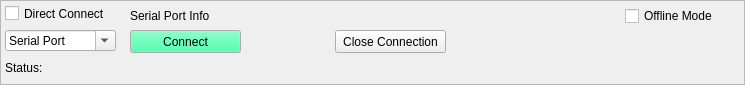
        <widget class="QFrame" name="frame">
         <property name="enabled">
          <bool>true</bool>
         </property>
         <property name="sizePolicy">
          <sizepolicy hsizetype="Preferred" vsizetype="Preferred">
           <horstretch>0</horstretch>
           <verstretch>0</verstretch>
          </sizepolicy>
         </property>
         <property name="minimumSize">
          <size>
           <width>0</width>
           <height>50</height>
          </size>
         </property>
         <property name="frameShape">
          <enum>QFrame::StyledPanel</enum>
         </property>
         <property name="frameShadow">
          <enum>QFrame::Raised</enum>
         </property>
         <widget class="QLabel" name="StatusLabel">
          <property name="geometry">
           <rect>
            <x>5</x>
            <y>60</y>
            <width>231</width>
            <height>16</height>
           </rect>
          </property>
          <property name="text">
           <string>&lt;html&gt;&lt;head/&gt;&lt;body&gt;&lt;p&gt;Status:&lt;/p&gt;&lt;/body&gt;&lt;/html&gt;</string>
          </property>
         </widget>
         <widget class="QPushButton" name="disconnectButton">
          <property name="geometry">
           <rect>
            <x>335</x>
            <y>30</y>
            <width>111</width>
            <height>23</height>
           </rect>
          </property>
          <property name="text">
           <string>Close Connection</string>
          </property>
         </widget>
         <widget class="QComboBox" name="serialSelectorBox">
          <property name="geometry">
           <rect>
            <x>5</x>
            <y>30</y>
            <width>111</width>
            <height>21</height>
           </rect>
          </property>
          <property name="editable">
           <bool>true</bool>
          </property>
          <property name="currentText">
           <string>Serial Port</string>
          </property>
          <item>
           <property name="text">
            <string>Serial Port</string>
           </property>
          </item>
         </widget>
         <widget class="QLabel" name="label_2">
          <property name="geometry">
           <rect>
            <x>130</x>
            <y>5</y>
            <width>296</width>
            <height>21</height>
           </rect>
          </property>
          <property name="text">
           <string>Serial Port Info</string>
          </property>
         </widget>
         <widget class="QPushButton" name="sendButton">
          <property name="geometry">
           <rect>
            <x>130</x>
            <y>30</y>
            <width>111</width>
            <height>23</height>
           </rect>
          </property>
          <property name="palette">
           <palette>
            <active>
             <colorrole role="Button">
              <brush brushstyle="SolidPattern">
               <color alpha="255">
                <red>32</red>
                <green>255</green>
                <blue>155</blue>
               </color>
              </brush>
             </colorrole>
            </active>
            <inactive>
             <colorrole role="Button">
              <brush brushstyle="SolidPattern">
               <color alpha="255">
                <red>32</red>
                <green>255</green>
                <blue>155</blue>
               </color>
              </brush>
             </colorrole>
            </inactive>
            <disabled>
             <colorrole role="Button">
              <brush brushstyle="SolidPattern">
               <color alpha="255">
                <red>32</red>
                <green>255</green>
                <blue>155</blue>
               </color>
              </brush>
             </colorrole>
            </disabled>
           </palette>
          </property>
          <property name="text">
           <string>Connect</string>
          </property>
         </widget>
         <widget class="QCheckBox" name="checkBox_2">
          <property name="geometry">
           <rect>
            <x>5</x>
            <y>5</y>
            <width>101</width>
            <height>17</height>
           </rect>
          </property>
          <property name="text">
           <string>Direct Connect</string>
          </property>
         </widget>
         <widget class="QCheckBox" name="OfflineCheckBox">
          <property name="geometry">
           <rect>
            <x>625</x>
            <y>5</y>
            <width>111</width>
            <height>22</height>
           </rect>
          </property>
          <property name="text">
           <string>Offline Mode</string>
          </property>
         </widget>
        </widget>
